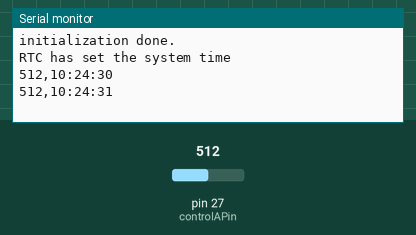
Recording of a sketch running on a simulated Teensy 3. On the bench: the last lines printed to the serial monitor. The test bench sets the inputs (shaded band); at power-on: pin 27 (controlAPin) = 512. The local clock reads 2024-03-15 10:24:30 at power-on unless the sketch sets it; storage starts empty.

Above: at 1.3 s.
1.4 s: pin 27 (controlAPin) set to 716
At 2.7 s:
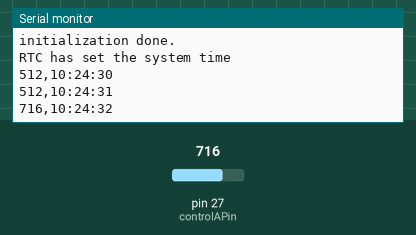
2.9 s: pin 27 (controlAPin) set to 900
At 3.8 s:
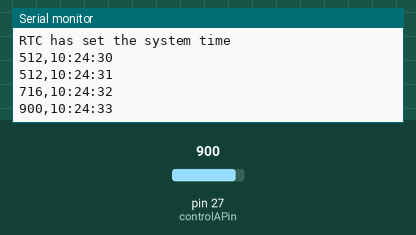
Timing chart, 0 to 5.9 s (numbered marks = the images above; inputs shaded):
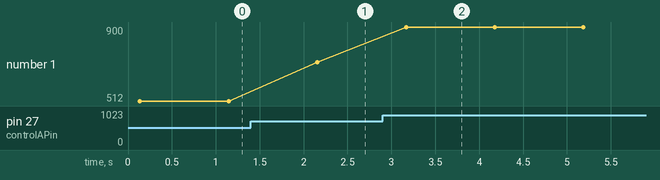

The sketch:

hallsensor.ino
```cpp
#include <SD.h>
#include <SPI.h>
#include <TimeLib.h>
int digitalPin = 4; // linear Hall magnetic sensor digital interface
int controlAPin = A13; // linear Hall magnetic sensor analog interface
int reading; // analog reading
char controlsurfaceA[16];
String measurement;

File myFile;
const int chipSelect = BUILTIN_SDCARD;

void setup ()
{
  Serial.begin(115200); // Start serial communications
  pinMode(controlAPin, INPUT);
  Serial.begin(115200); // Start serial communications
  if (!SD.begin(chipSelect)) {
    Serial.println("initialization failed!");
    return;
  }
  Serial.println("initialization done.");
  File dataFile = SD.open(controlsurfaceA,FILE_READ);
  Serial.println(controlsurfaceA);
  dataFile.close();

   ///FOR TIMER/////////////////////////////////////////////////
  // set the Time library to use Teensy 3.0's RTC to keep time
  setSyncProvider(getTeensy3Time);

  Serial.begin(115200);
  while (!Serial);  // Wait for Arduino Serial Monitor to open
  delay(100);
  if (timeStatus()!= timeSet) {
    Serial.println("Unable to sync with the RTC");
  } else {
    Serial.println("RTC has set the system time");
  }
  //FOR TIMER//////////////////////////////////////////////////
}

void loop ()
{
  //FOR TIMER/////////////////////////////////////////////////
  if (Serial.available()) {
    time_t t = processSyncMessage();
    if (t != 0) {
      Teensy3Clock.set(t); // set the RTC
      setTime(t);
    }
  }
  //FOR TIMER//////////////////////////////////////////////
  getcontrolsurfaceA();
}

void getcontrolsurfaceA(){
    String h=String(hour())+":";
    String m=String(minute())+":";
    String s=String(second());
    String TimeNow=h+m+s;
    reading = analogRead(controlAPin);
    measurement=String(reading)+","+TimeNow;
    myFile = SD.open(controlsurfaceA, FILE_WRITE);
// If we get a reading that isn't zero, let's print it
    if(reading != 0){
      Serial.println(measurement); // Print the distance ONLY USING THIS FOR TESTING and CALIBRATION
      myFile.println(measurement);
      delay(1000);//FOR NOW DELAY READINGS TO ONCE PER SECOND.  WILL INCREASE FREQUENCY IN FUTURE to 200Hz
    }
    myFile.close();
  }

/////////FOR TIMER/////////////////////////////////////////////////////////////////////////////////////////
time_t getTeensy3Time()
{
  return Teensy3Clock.get();
}

/*  code to process time sync messages from the serial port   */
#define TIME_HEADER  "T"   // Header tag for serial time sync message

unsigned long processSyncMessage() {
  unsigned long pctime = 0L;
  const unsigned long DEFAULT_TIME = 1357041600; // Jan 1 2013

  if(Serial.find(TIME_HEADER)) {
     pctime = Serial.parseInt();
     return pctime;
     if( pctime < DEFAULT_TIME) { // check the value is a valid time (greater than Jan 1 2013)
       pctime = 0L; // return 0 to indicate that the time is not valid
     }
  }
  return pctime;
}
//////FOR TIMER///////////////////////////////////////////////////////////////////////
```

Measured:
- after the input at 1.4 s, the serial monitor: prints a new line after 0.76 s (image 1)
- after the input at 2.9 s, the serial monitor: prints a new line after 0.27 s (image 2)
- plotted number 1: 512 → 716 after the input at 1.4 s, 716 → 900 after the input at 2.9 s
